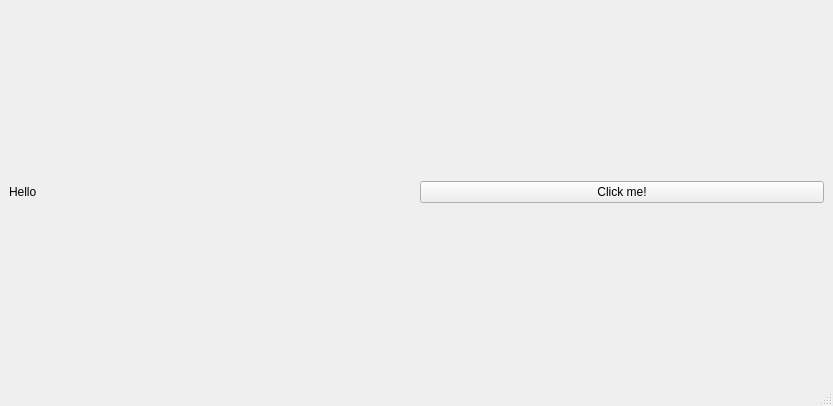
<?xml version="1.0" encoding="UTF-8"?>
<ui version="4.0">
 <class>MainWindow</class>
 <widget class="QMainWindow" name="MainWindow">
  <property name="geometry">
   <rect>
    <x>0</x>
    <y>0</y>
    <width>833</width>
    <height>406</height>
   </rect>
  </property>
  <property name="windowTitle">
   <string>MainWindow</string>
  </property>
  <widget class="QWidget" name="centralwidget">
   <layout class="QHBoxLayout" name="horizontalLayout">
    <item>
     <widget class="QLabel" name="label">
      <property name="text">
       <string>Hello</string>
      </property>
     </widget>
    </item>
    <item>
     <widget class="QPushButton" name="pushButton">
      <property name="text">
       <string>Click me!</string>
      </property>
     </widget>
    </item>
   </layout>
  </widget>
  <widget class="QMenuBar" name="menubar">
   <property name="geometry">
    <rect>
     <x>0</x>
     <y>0</y>
     <width>833</width>
     <height>25</height>
    </rect>
   </property>
  </widget>
  <widget class="QStatusBar" name="statusbar"/>
 </widget>
 <resources/>
 <connections/>
</ui>
